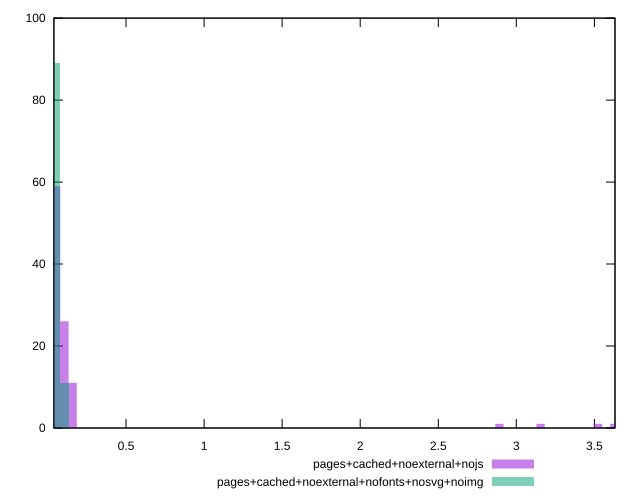

Write the gnuplot code that produced this figure.
reset
set terminal svg size 640, 500
set output "reprap/network-rtt/comparison/histogram/10_vs_11.svg"

$pagesCachedNoexternalNojs <<EOF
0.08933108874404086 29
0.059554059162693906 50
0.14888514790673477 9
0.11910811832538781 6
0.029777029581346953 1
3.156365135622777 1
3.5136894905989404 1
2.8883718693906544 1
3.6327976089243283 1
0.17866217748808172 1
EOF

$pagesCachedNoexternalNofontsNosvgNoimg <<EOF
0.08933108874404086 22
0.059554059162693906 77
0.029777029581346953 1
EOF

set key outside below
set boxwidth 0.029777029581346953
set yrange [0:100]
set style fill transparent solid 0.5 noborder

plot \
  $pagesCachedNoexternalNojs title "pages+cached+noexternal+nojs" with boxes, \
  $pagesCachedNoexternalNofontsNosvgNoimg title "pages+cached+noexternal+nofonts+nosvg+noimg" with boxes, \


reset
